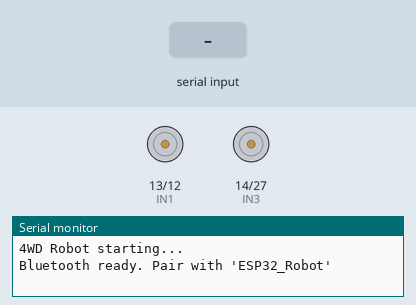
This program was run on a simulated ESP32. Shown: motor-driver pin pairs drawn as motors (green arrow = first pin HIGH = forward, orange = second pin HIGH = backward, longer = more drive, scaled by the enable pin), the last lines printed to the serial monitor. The test bench sets the inputs (shaded band). Nothing arrives over Bluetooth unless stated.

Above: at 1.2 s.
1.3 s: "F90\n" received over the second serial link
At 1.6 s:
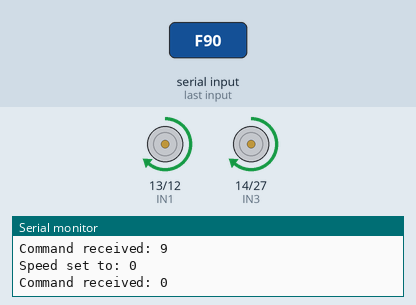
2.8 s: "F,45\n" received over the second serial link
At 3.8 s:
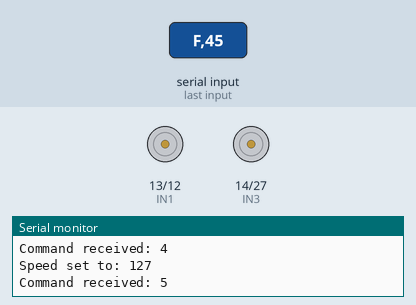
4.3 s: "B90\n" received over the second serial link
At 4.9 s:
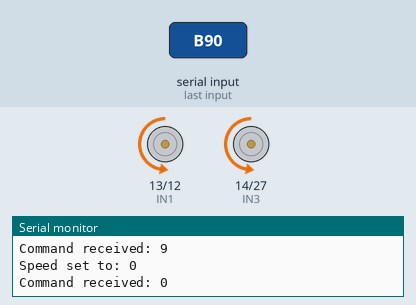
5.8 s: "L90\n" received over the second serial link
At 7.0 s:
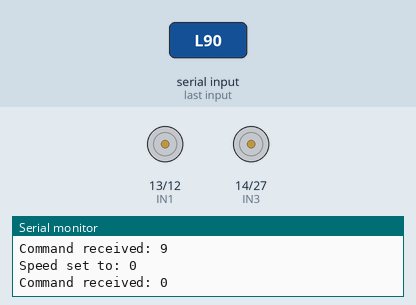
7.3 s: "R90\n" received over the second serial link
8.8 s: "B,45\n" received over the second serial link
Timing chart, 0 to 11.3 s (numbered marks = the images above; inputs shaded):
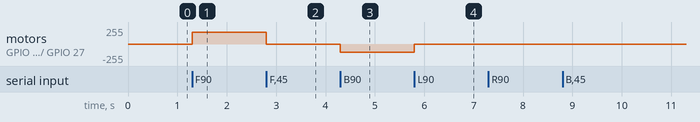

Measured:
- after the input at 1.3 s, motor on GPIO 13 (IN1) / GPIO 12 (IN2), motor on GPIO 14 (IN3) / GPIO 27 (IN4): stopped → forward 180/255 at once
- after the input at 2.8 s, motor on GPIO 13 (IN1) / GPIO 12 (IN2), motor on GPIO 14 (IN3) / GPIO 27 (IN4): forward 180/255 → stopped at once
- after the input at 4.3 s, motor on GPIO 13 (IN1) / GPIO 12 (IN2), motor on GPIO 14 (IN3) / GPIO 27 (IN4): stopped → backward 127/255 at once
- after the input at 5.8 s, motor on GPIO 13 (IN1) / GPIO 12 (IN2), motor on GPIO 14 (IN3) / GPIO 27 (IN4): backward 127/255 → stopped at once

The program:

main.cpp
```cpp
#include <BluetoothSerial.h>
#include <Arduino.h>

const int IN1 = 13;
const int IN2 = 12;
const int IN3 = 14;
const int IN4 = 27;
const int ENA = 25;
const int ENB = 26;

BluetoothSerial SerialBT;
int motorSpeed = 180;
bool isMoving = false;

void moveForward(int speed);
void moveBackward(int speed);
void turnLeft(int speed);
void turnRight(int speed);
void stopMotors();
void setMotorSpeed(int leftPwm, int rightPwm);
void handleBluetoothCommand(char cmd);

void setup() {
  Serial.begin(115200);
  Serial.println("4WD Robot starting...");

  pinMode(IN1, OUTPUT);
  pinMode(IN2, OUTPUT);
  pinMode(IN3, OUTPUT);
  pinMode(IN4, OUTPUT);
  pinMode(ENA, OUTPUT);
  pinMode(ENB, OUTPUT);

  SerialBT.begin("ESP32_Robot");
  Serial.println("Bluetooth ready. Pair with 'ESP32_Robot'");

  stopMotors();
}

void loop() {
  if (SerialBT.available()) {
    char cmd = SerialBT.read();
    if (cmd == '\n' || cmd == '\r') return;
    handleBluetoothCommand(cmd);
    Serial.print("Command received: ");
    Serial.println(cmd);
  }
  delay(10);
}

void setMotorSpeed(int leftPwm, int rightPwm) {
  leftPwm = constrain(leftPwm, 0, 255);
  rightPwm = constrain(rightPwm, 0, 255);
  analogWrite(ENA, leftPwm);
  analogWrite(ENB, rightPwm);
}

void moveForward(int speed) {
  digitalWrite(IN1, HIGH);
  digitalWrite(IN2, LOW);
  digitalWrite(IN3, HIGH);
  digitalWrite(IN4, LOW);
  setMotorSpeed(speed, speed);
  isMoving = true;
}

void moveBackward(int speed) {
  digitalWrite(IN1, LOW);
  digitalWrite(IN2, HIGH);
  digitalWrite(IN3, LOW);
  digitalWrite(IN4, HIGH);
  setMotorSpeed(speed, speed);
  isMoving = true;
}

void turnLeft(int speed) {
  digitalWrite(IN1, LOW);
  digitalWrite(IN2, HIGH);
  digitalWrite(IN3, HIGH);
  digitalWrite(IN4, LOW);
  setMotorSpeed(speed, speed);
  isMoving = true;
}

void turnRight(int speed) {
  digitalWrite(IN1, HIGH);
  digitalWrite(IN2, LOW);
  digitalWrite(IN3, LOW);
  digitalWrite(IN4, HIGH);
  setMotorSpeed(speed, speed);
  isMoving = true;
}

void stopMotors() {
  digitalWrite(IN1, LOW);
  digitalWrite(IN2, LOW);
  digitalWrite(IN3, LOW);
  digitalWrite(IN4, LOW);
  analogWrite(ENA, 0);
  analogWrite(ENB, 0);
  isMoving = false;
}

void handleBluetoothCommand(char cmd) {
  if (cmd >= '0' && cmd <= '9') {
    int newSpeed = map(cmd - '0', 0, 9, 0, 230);
    motorSpeed = newSpeed;
    Serial.print("Speed set to: ");
    Serial.println(motorSpeed);
    return;
  }

  switch (cmd) {
    case 'F':
      moveForward(motorSpeed);
      break;
    case 'B':
      moveBackward(motorSpeed);
      break;
    case 'L':
      turnLeft(motorSpeed);
      break;
    case 'R':
      turnRight(motorSpeed);
      break;
    case 'S':
      stopMotors();
      break;
    default:
      Serial.println("Unknown command");
      break;
  }
}
```
